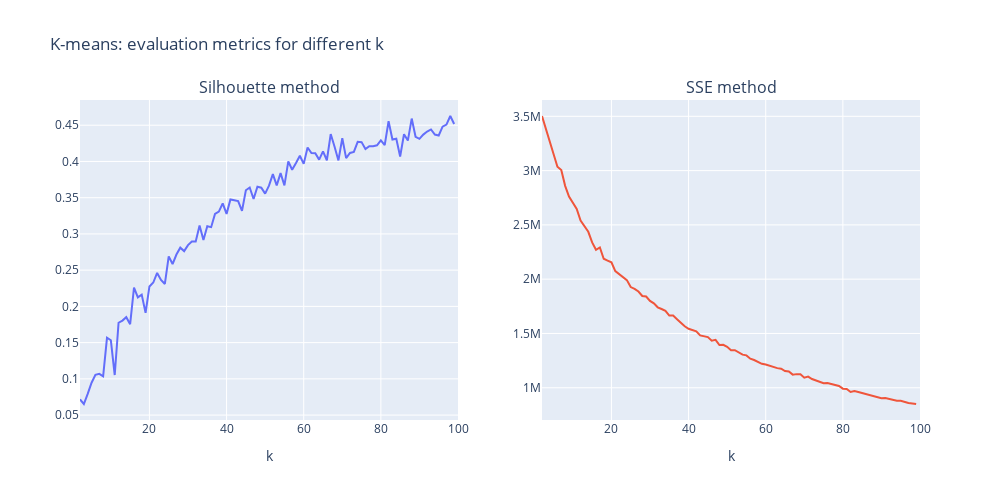

Notebook code for this chart:
### Code cell
fig = make_subplots(rows=1, cols=2, subplot_titles=("Silhouette method", "SSE method"))

fig.add_trace(
    go.Scatter(x=silhouettes.k, y=silhouettes.score, ),
    row=1, col=1
)

fig.add_trace(
    go.Scatter(x=sse.k, y=sse.sse, ),
    row=1, col=2
)
fig.update_xaxes(title_text="k", range=(2, k_max), row=1, col=1)
fig.update_xaxes(title_text="k", range=(2, k_max), row=1, col=2)

fig.update_layout(height=500, width=1000, title_text="K-means: evaluation metrics for different k", showlegend=False)
fig.write_html(f"{cfg['fig_dir'][features_dir]['clustering']}kmeans_k_metrics_long.html",full_html=False, include_plotlyjs=False)
fig.show()
